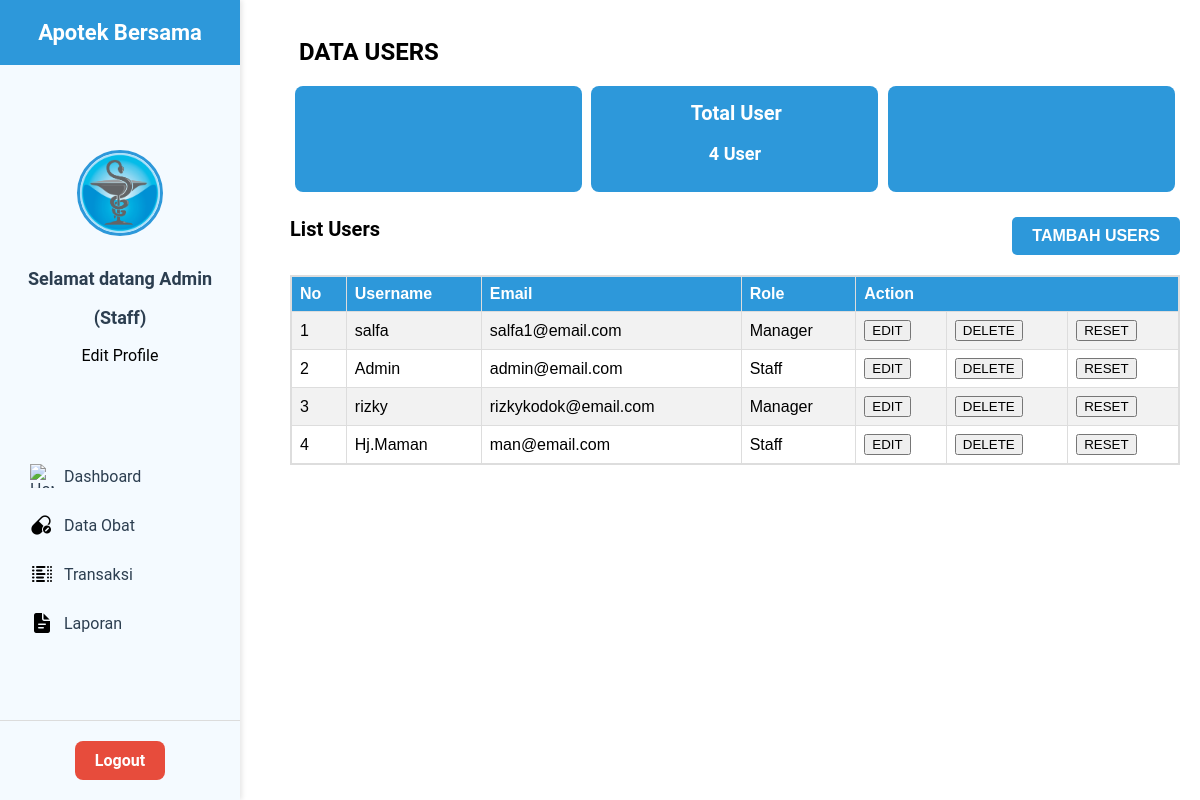
The app's page /data_users.php (signed in) with its own data.
### tables this page shows
CREATE TABLE `users` (
  `users_id` int(11) NOT NULL,
  `username` varchar(255) NOT NULL,
  `email` varchar(100) NOT NULL,
  `password_user` varchar(100) NOT NULL,
  `role` enum('Manager','Staff') NOT NULL DEFAULT 'Staff'
);

### admin/data_users/show_user.php (the view, shortened to what this page needs)
<!DOCTYPE html>
<html lang="en">
<head>
    <link rel="stylesheet" href="assets/css/medicine.css">
</head>
<body>
<?php
include 'connection.php';
$no_user_query = "SELECT COUNT(*) AS total_users FROM `users`";
$no_user_result = $conn->query($no_user_query);
$query = "SELECT * FROM `users`";
$result = $conn->query($query);
if ($no_user_result) {
    $row = $no_user_result->fetch_assoc();
    $no_user = $row['total_users'];
}
$no = 1;
?>
<div class="data_users">
    <h2>DATA USERS</h2>
    <div class="stats">
        <div class="stat-box">
        </div>
        <div class="stat-box">
            <h2>Total User</h2>
            <p> <?php echo $no_user?> User</p>
        </div>
        <div class="stat-box">
        </div>
    </div>
    <div class="data-section">
        <div class="title2">
            <h2 class="title2">List Users</h2>
            <button id="add-button" class="add-button">TAMBAH USERS</button>
        </div>
        <form method="" action="">
            <div class="table_container">
                <table>
                    <tr>
                        <th>No</th>
                        <th>Username</th>
                        <th>Email</th>
                        <th>Role</th>
                        <th colspan="3">Action</th>
                    </tr>
                    <?php
                    while ($row = $result->fetch_assoc()) {
                        ?>
                        <tr>
                            <td><?php echo $no++?></td>
                            <td><?php echo htmlspecialchars($row['username']); ?></td>
                            <td><?php echo htmlspecialchars($row['email']); ?></td>
                            <td><?php echo htmlspecialchars($row['role']); ?></td>
                            <td>
                                <a href="#" class="edit"
                                data-id="<?php echo $row['users_id']; ?>"
                                data-username="<?php echo htmlspecialchars($row['username']); ?>"
                                data-email="<?php echo htmlspecialchars($row['email']); ?>"
                                data-role="<?php echo htmlspecialchars($row['role']); ?>"
                                data-password_user="<?php echo htmlspecialchars($row['password_user']); ?>">
                                <button id="edit-button" class="btn-edit">EDIT</button>
                                </a>
                            </td>
                            <td>
                                <button class="delete" data-id="<?php echo $row['users_id']; ?>">DELETE</button>
                            </td>
                            <td>
                                <a href="admin/data_users/reset_user.php?id=<?= urlencode($row['users_id']) ?>&type=<?= urlencode($row['role']) ?>"
                                onclick="return confirm('Are you sure you want to reset the password?')">
                                    <button type="button">RESET</button>
                                </a>
                            </td>
                        </tr>
                        <?php
                    }
                    ?>
                </table>
            </div>
        </form>
    </div>
</body>
</html>

### inc/sidebar.php (shortened to what this page needs)
<?php
$current_page = basename($_SERVER['PHP_SELF']);
include 'connection.php';
$users_id = $_SESSION['users_id'];
$query = "SELECT username, role FROM users WHERE users_id = ?";
$stmt = $conn->prepare($query);
$stmt->bind_param("i", $users_id);
$stmt->execute();
$result = $stmt->get_result();
$row = $result->fetch_assoc();
?>
<div class="sidebar">
    <div class="sidebar-header">
        <h2>Apotek Bersama</h2>
    </div>
    <div class="profile">
        <img src="assets/image/logo-apotek.png" alt="logo apotek">
        <p>
            Selamat datang <?php echo htmlspecialchars($row['username']); ?>
        </p>
        <p>(<?php echo htmlspecialchars($row['role']); ?>)</p>
        <a class="edit-btn" href="admin/pengaturan-akun.php" title="Edit Profile">Edit Profile</a>
    </div>
    <ul class="menu">
        <li class="menu-item">
            <a href="./index.php" class="<?= $current_page == 'index.php' ? 'active' : '' ?>">
                <img src="assets/icons/home.png" alt="Home Icon">
                Dashboard
            </a>
        </li>
        <li class="menu-item">
            <a href="data_obat.php" class="<?= $current_page == 'data_obat.php' ? 'active' : '' ?>">
                <img src="assets/icons/pills.png" alt="Pills Icon">
                Data Obat
            </a>
        </li>
        <li class="menu-item">
            <a href="./data_transaksi.php" class="<?= $current_page == 'data_transaksi.php' ? 'active' : '' ?>">
                <img src="assets/icons/transaction-list.png" alt="Transaction Icon">
                Transaksi
            </a>
        </li>
        <li class="menu-item">
            <a href="./data_laporan.php" class="<?= $current_page == 'data_laporan.php' ? 'active' : '' ?>">
                <img src="assets/icons/document.png" alt="Report Icon">
                Laporan
            </a>
        </li>
    </ul>
    <div class="logout">
        <a href="login_regis/logout.php">Logout</a>
    </div>
</div>

### assets/css/style.css (style rules this page uses)
body { margin: 0; font-family: 'Roboto', sans-serif; }
.sidebar { width: 240px; height: 100vh; background-color: #f4faff; color: #2c3e50; display: flex; flex-direction: column; justify-content: space-between; position: fixed; top: 0; left: 0; box-shadow: 2px 0 5px rgba(0, 0, 0, 0.1); transition: width 0.3s ease; }
.sidebar-header { text-align: center; padding: 20px; background-color: #2d98da; color: white; }
.sidebar-header h2 { margin: 0; font-size: 22px; }
.profile { text-align: center; padding: 15px 0; }
.profile img { width: 80px; height: 80px; border-radius: 50%; border: 3px solid #2d98da; margin-bottom: 10px; }
.profile p { font-size: 18px; font-weight: bold; }
.edit-btn { color: black; text-decoration: none; }
.menu { list-style: none; padding: 0; margin: 0; }
.menu-item { margin: 0; }
.menu a { display: flex; align-items: center; padding: 10px 20px; text-decoration: none; color: #2c3e50; font-size: 16px; border-radius: 8px; margin: 5px 10px; transition: background-color 0.3s ease, color 0.3s ease; }
.menu a img { width: 24px; height: 24px; margin-right: 10px; }
.logout { text-align: center; padding: 20px; border-top: 1px solid #dcdcdc; }
.logout a { display: inline-block; background-color: #e74c3c; color: white; padding: 10px 20px; text-decoration: none; font-weight: bold; border-radius: 8px; transition: background-color 0.3s ease; }

### assets/css/medicine.css (style rules this page uses)
body { background-color: #d3d3d300; }
h2 { margin-top: 2%; margin-left: 1%; }
table { margin: 0 auto; border-collapse: collapse; width: 100%; font-family: Arial, sans-serif; }
th { border: 1px solid #dddddd; background-color: #2d98da; color: white; text-align: center; padding: 10px; }
td { border: 1px solid #dddddd; text-align: center; padding: 8px; }
tr:nth-child(even) { background-color: #f2f2f2; }
.add-button { margin-top: 5px; background-color: #2d98da; color: white; padding: 5px; border: none; }

### admin/data_users/show_user.php (style rules this page uses)
.table_container { max-height: 330px; overflow-y: auto; border: 1px solid #ddd; }
table { width: 100%; border-collapse: collapse; }
th, td { border: 1px solid #ddd; padding: 8px; text-align: left; }
th { position: sticky; top: 0; z-index: 2; }
.add-button { background-color: #2d98da; color: white; border: none; padding: 10px 20px; border-radius: 5px; cursor: pointer; font-size: 16px; font-weight: bold; transition: background-color 0.3s ease; }
.title2 { display: flex; justify-content: space-between; align-items: center; margin-bottom: 20px; }
.title2 h2 { margin: 0; font-size: 20px; font-weight: bold; }
.stats { display: flex; justify-content: space-around; margin-bottom: 10px; }
.stat-box { background-color: #2d98da; color: white; text-align: center; padding: 10px; border-radius: 8px; width: 30%; }
.stat-box h2 { font-size: 20px; margin-bottom: 10px; }
.stat-box p { font-size: 18px; font-weight: bold; }
.data-section { margin-top: 20px; }
.data-section h2 { font-size: 20px; margin-bottom: 10px; }

### records on screen
users: username "Admin", role "Staff", email "admin@email.com"
users: username "salfa", email "salfa1@email.com", role "Manager"
users: username "rizky", email "rizkykodok@email.com", role "Manager"
users: username "Hj.Maman", email "man@email.com", role "Staff"

### other values on screen
$no_user "4"
